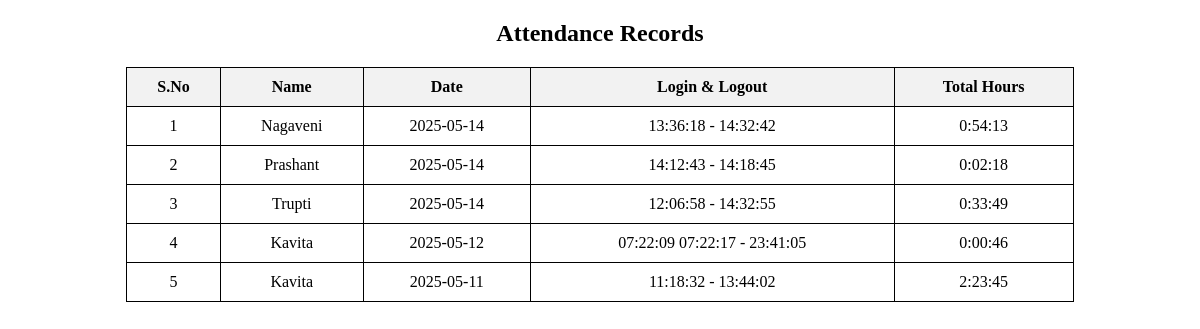
The app's page /, older data.
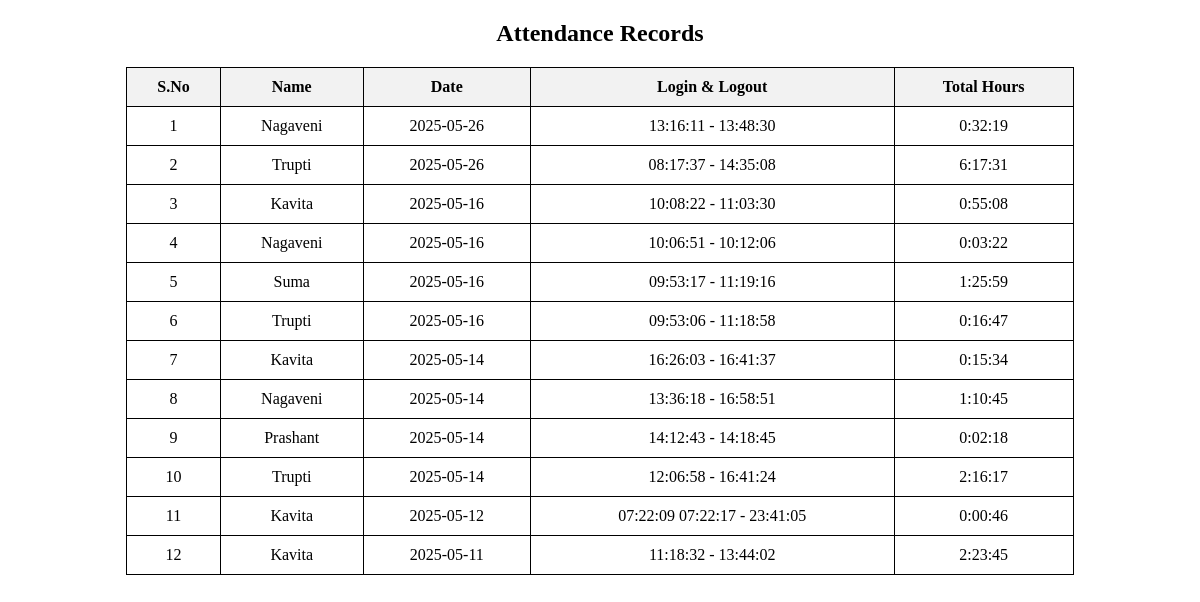
The same page, newer data.
### tables this page shows
CREATE TABLE attendance (
            id INTEGER PRIMARY KEY AUTOINCREMENT,
            name TEXT NOT NULL,
            day TEXT NOT NULL,  -- Date of attendance entry
            login_logout TEXT NOT NULL,  -- Stores all login/logout times in one row per day
            total_hours TEXT NOT NULL,    -- Stores total hours for the day
            UNIQUE(name, day)  -- Ensure each student has only one row per day
        );

### app.py (the view)
@app.route('/')
def index():
    records = fetch_attendance()
    print(f"[DEBUG] {len(records)} attendance records retrieved.")
    return render_template('attendance.html', attendance=records)

### templates/attendance.html (shortened to what this page needs)
<!DOCTYPE html>
<html lang="en">
<head>
</head>
<body>
    <h2 style="text-align:center;">Attendance Records</h2>
    <table>
        <tr>
            <th>S.No</th>
            <th>Name</th>
            <th>Date</th>
            <th>Login & Logout</th>
            <th>Total Hours</th>
        </tr>
        {% for row in attendance %}
        <tr>
            <td>{{ row[0] }}</td>
            <td>{{ row[1] }}</td>
            <td>{{ row[2] }}</td>
            <td>{{ row[3] }}</td>
            <td>{{ row[4] }}</td>
        </tr>
        {% endfor %}
    </table>
</body>
</html>

### templates/attendance.html (style rules this page uses)
table { width: 80%; margin: 20px auto; border-collapse: collapse; }
th, td { border: 1px solid black; padding: 10px; text-align: center; }
th { background-color: #f2f2f2; }

Row changes from the older to the newer data that the page shows:
added attendance: row "1", name "Nagaveni", day "2025-05-26", row "13:16:11 - 13:48:30", total_hours "0:32:19"
added attendance: row "2", name "Trupti", day "2025-05-26", row "08:17:37 - 14:35:08", total_hours "6:17:31"
added attendance: row "3", name "Kavita", day "2025-05-16", row "10:08:22 - 11:03:30", total_hours "0:55:08"
added attendance: row "4", name "Nagaveni", day "2025-05-16", row "10:06:51 - 10:12:06", total_hours "0:03:22"
added attendance: row "5", name "Suma", day "2025-05-16", row "09:53:17 - 11:19:16", total_hours "1:25:59"
added attendance: row "6", name "Trupti", day "2025-05-16", row "09:53:06 - 11:18:58", total_hours "0:16:47"
added attendance: row "7", name "Kavita", day "2025-05-14", row "16:26:03 - 16:41:37", total_hours "0:15:34"
changed attendance (number 8 of 12 on the later page): row "1" → "8"; row "13:36:18 - 14:32:42" → "13:36:18 - 16:58:51"; total_hours "0:54:13" → "1:10:45"
computed for attendance "Prashant": row "2" → "9"
changed attendance (number 10 of 12 on the later page): row "3" → "10"; row "12:06:58 - 14:32:55" → "12:06:58 - 16:41:24"; total_hours "0:33:49" → "2:16:17"
computed for attendance (number 11 of 12 on the later page): row "4" → "11"
computed for attendance (number 12 of 12 on the later page): row "5" → "12"
